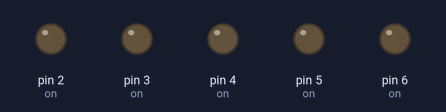
This sketch was run on a simulated Arduino Uno, built with avr-gcc and run on an emulated ATmega328P. Shown: output pins drawn as LEDs (lit = HIGH).

Above: at 0.2 s.
At 1.2 s:
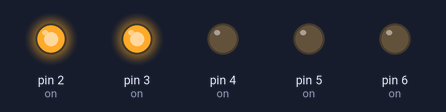
At 1.7 s:
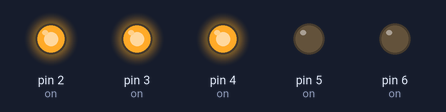
At 2.2 s:
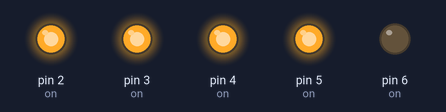
At 3.7 s:
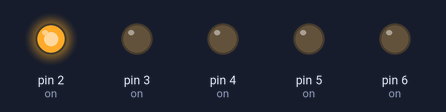
At 5.7 s:
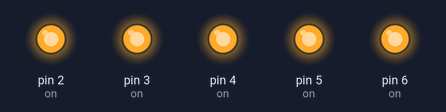
Timing chart, 0 to 6.9 s (numbered marks = the images above):
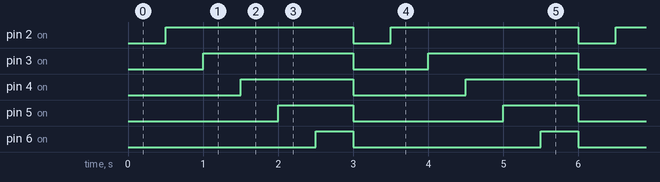

The sketch:

leds_bink.ino
```cpp
void setup() {
    pinMode(2, OUTPUT);  // on/off for LED - 1 on
    pinMode(3, OUTPUT);  // on/off for LED - 1 on
    pinMode(4, OUTPUT);  // on/off for LED - 1 on
    pinMode(5, OUTPUT);  // on/off for LED - 1 on
    pinMode(6, OUTPUT);  // on/off for LED - 1 on

    digitalWrite(2, LOW); // active high is not closed
    digitalWrite(3, LOW); // active high is not closed
    digitalWrite(4, LOW); // active high is not closed
    digitalWrite(5, LOW); // active high is not closed
    digitalWrite(6, LOW); // active high is not closed

  }

int d = 500;

void loop() {
   delay(d);
   digitalWrite(2, HIGH);   // r RED
   delay(d);
   digitalWrite(3, HIGH);   // g GREEN
   delay(d);
   digitalWrite(4, HIGH);  // b BLUE
   delay(d);
   digitalWrite(5, HIGH);  // w WHITE
   delay(d);
   digitalWrite(6, HIGH);   // y YELLOW
   delay(d);

   digitalWrite(2, LOW);   // r RED
   digitalWrite(3, LOW);   // g GREEN
   digitalWrite(4, LOW);   // b BLUE
   digitalWrite(5, LOW);   // w WHITE
   digitalWrite(6, LOW);   // y YELLOW


}
```

Measured:
- by itself, pin 2 (on): alternates HIGH for 2.5 s and LOW for 0.50 s
- by itself, pin 3 (on): alternates HIGH for 2.0 s and LOW for 1.0 s
- by itself, pin 4 (on): alternates HIGH for 1.5 s and LOW for 1.5 s
- by itself, pin 5 (on): alternates HIGH for 1.0 s and LOW for 2.0 s
- by itself, pin 6 (on): alternates HIGH for 0.50 s and LOW for 2.5 s
